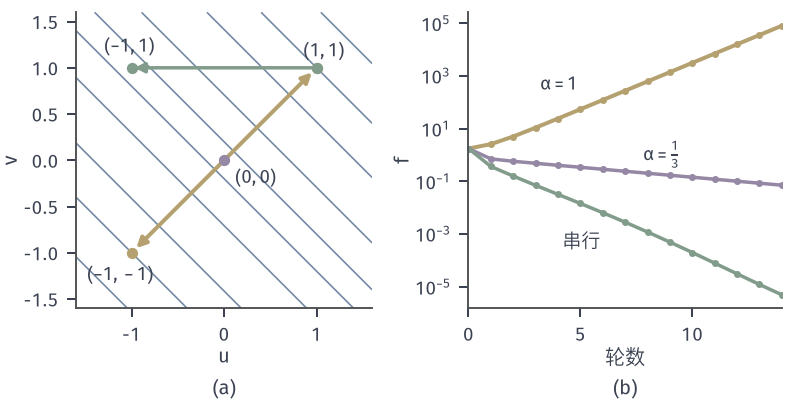

Reproduce this figure in Python.
from pathlib import Path
import sys
sys.path.insert(0, str(Path(__file__).resolve().parents[1]))
from block_common import *
HERE = Path(__file__).resolve().parent
# (a) f=1/2(u+v)^2 from (1,1): serial, parallel step 1 (oscillates), parallel step 1/2. (b) n=3, Q=(1-a)I+a11^T, a=.75, L_j=1: parallel with step 1 diverges.
fig, (a, b) = figure(width_mm=112, height_mm=58, ncols=2)
panel(fig, .085, .985, .97, .25, wspace=.28)
U, V = np.meshgrid(np.linspace(-1.6, 1.6, 400), np.linspace(-1.6, 1.6, 400))
a.contour(U, V, .5*(U+V)**2, levels=[.02, .25, 1, 2, 3.5], colors=[BLUE], linewidths=.65)
a.annotate('', xy=(-.95, -.95), xytext=(.95, .95), arrowprops=dict(arrowstyle='<|-|>', color=YELLOW, lw=1.6, shrinkA=0, shrinkB=0))
a.annotate('', xy=(-.97, 1), xytext=(.97, 1), arrowprops=dict(arrowstyle='-|>', color=GREEN, lw=1.4, shrinkA=0, shrinkB=0))
a.plot([1, -1], [1, -1], 'o', color=YELLOW, ms=4.5, mew=0, zorder=5); a.plot([1, -1], [1, 1], 'o', color=GREEN, ms=4.5, mew=0, zorder=6); a.plot([0], [0], 'o', color=PURPLE, ms=4.5, mew=0, zorder=6)
a.text(1.08, 1.12, '$(1,1)$', fontsize=7.5, color=INK, ha='center'); a.text(-1.02, 1.17, '$(-1,1)$', fontsize=7.5, color=INK, ha='center'); a.text(-1.48, -1.3, '$(-1,-1)$', fontsize=7.5, color=INK); a.text(.12, -.25, '$(0,0)$', fontsize=7.5, color=INK)
a.set_xlabel('$u$', labelpad=1); a.set_ylabel('$v$', labelpad=1); a.set_aspect('equal'); a.set_xlim(-1.6, 1.6); a.set_ylim(-1.6, 1.6)
n = 3; c = .75; Q = (1-c)*np.eye(n)+c*np.ones((n, n)); x0 = np.array([1., 2., -1.5]); f = lambda x: .5*x@Q@x; R = 14
def par(al):
    x = x0.copy(); G = [f(x)]
    for r in range(R): x = x-al*Q@x; G.append(f(x))
    return G
def ser():
    x = x0.copy(); G = [f(x)]
    for r in range(R):
        for i in range(n): x[i] -= Q[i]@x
        G.append(f(x))
    return G
b.semilogy(par(1.), '-o', color=YELLOW, lw=1.6, ms=2.8, mew=0); b.semilogy(par(1/3), '-o', color=PURPLE, lw=1.4, ms=2.8, mew=0); b.semilogy(ser(), '-o', color=GREEN, lw=1.4, ms=2.8, mew=0)
b.text(3.2, 3e2, r'$\alpha=1$', fontsize=7.5, color=INK, ha='left'); b.text(7.8, 6e-1, r'$\alpha=\frac{1}{3}$', fontsize=7.5, color=INK); b.text(4.2, 3e-4, '串行', fontsize=7.5, color=INK)
b.set_xlabel('轮数', labelpad=1); b.set_ylabel('$f$', labelpad=1); b.set_xlim(0, R)
tag(fig, a, '(a)'); tag(fig, b, '(b)')
save(fig, HERE, 'figure', {'par1': par(1.)[:4], 'par13': par(1/3)[:4], 'ser': ser()[:4]})
print(par(1.)[:4], par(1/3)[:4], ser()[:4], f(x0))
